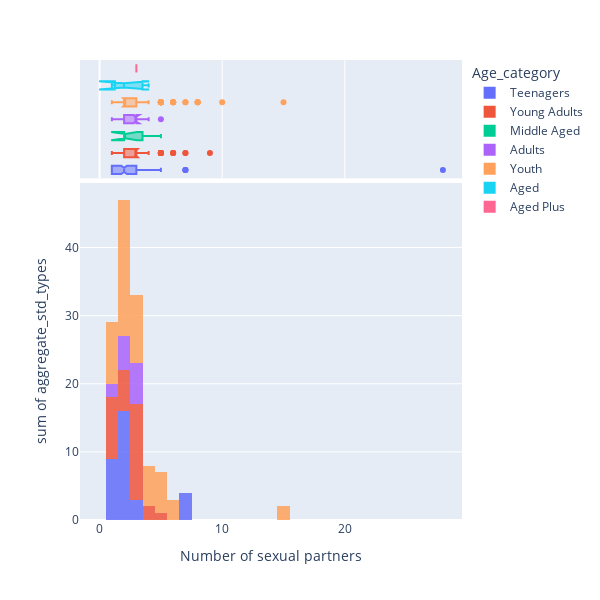

The code cell stored with this chart in its notebook:
### Code cell
group_labels = [group for group in data_cv["Age_category"].unique()]
hist_data = data_cv["Number of sexual partners"]
fig = px.histogram(data_cv, x = hist_data, y = data_cv["aggregate_std_types"], color="Age_category", marginal="box", opacity = 0.85, width=600, height=600)

fig

### Figure 1 — Plotly figure (JSON) as saved in the notebook; plotly's stock layout.template omitted (floating-point values rounded to 4 significant figures; data arrays with more than 128 entries replaced by an {"elided": "..."} marker saying what was removed)
{"data": [{"alignmentgroup": "True", "bingroup": "x", "histfunc": "sum", "hovertemplate": "Age_category=Teenagers<br>Number of sexual partners=%{x}<br>sum of aggregate_std_types=%{y}<extra></extra>", "legendgroup": "Teenagers", "marker": {"color": "#636efa", "opacity": 0.85, "pattern": {"shape": ""}}, "name": "Teenagers", "offsetgroup": "Teenagers", "orientation": "v", "showlegend": true, "type": "histogram", "x": {"elided": "179 int values"}, "xaxis": "x", "y": {"elided": "179 int values"}, "yaxis": "y"}, {"alignmentgroup": "True", "hovertemplate": "Age_category=Teenagers<br>Number of sexual partners=%{x}<extra></extra>", "legendgroup": "Teenagers", "marker": {"color": "#636efa"}, "name": "Teenagers", "notched": true, "offsetgroup": "Teenagers", "showlegend": false, "type": "box", "x": {"elided": "179 int values"}, "xaxis": "x2", "yaxis": "y2"}, {"alignmentgroup": "True", "bingroup": "x", "histfunc": "sum", "hovertemplate": "Age_category=Young Adults<br>Number of sexual partners=%{x}<br>sum of aggregate_std_types=%{y}<extra></extra>", "legendgroup": "Young Adults", "marker": {"color": "#EF553B", "opacity": 0.85, "pattern": {"shape": ""}}, "name": "Young Adults", "offsetgroup": "Young Adults", "orientation": "v", "showlegend": true, "type": "histogram", "x": {"elided": "220 int values"}, "xaxis": "x", "y": {"elided": "220 int values"}, "yaxis": "y"}, {"alignmentgroup": "True", "hovertemplate": "Age_category=Young Adults<br>Number of sexual partners=%{x}<extra></extra>", "legendgroup": "Young Adults", "marker": {"color": "#EF553B"}, "name": "Young Adults", "notched": true, "offsetgroup": "Young Adults", "showlegend": false, "type": "box", "x": {"elided": "220 int values"}, "xaxis": "x2", "yaxis": "y2"}, {"alignmentgroup": "True", "bingroup": "x", "histfunc": "sum", "hovertemplate": "Age_category=Middle Aged<br>Number of sexual partners=%{x}<br>sum of aggregate_std_types=%{y}<extra></extra>", "legendgroup": "Middle Aged", "marker": {"color": "#00cc96", "opacity": 0.85, "pattern": {"shape": ""}}, "name": "Middle Aged", "offsetgroup": "Middle Aged", "orientation": "v", "showlegend": true, "type": "histogram", "x": [5, 3, 2, 2, 2], "xaxis": "x", "y": [0, 0, 0, 0, 0], "yaxis": "y"}, {"alignmentgroup": "True", "hovertemplate": "Age_category=Middle Aged<br>Number of sexual partners=%{x}<extra></extra>", "legendgroup": "Middle Aged", "marker": {"color": "#00cc96"}, "name": "Middle Aged", "notched": true, "offsetgroup": "Middle Aged", "showlegend": false, "type": "box", "x": [5, 3, 2, 2, 2], "xaxis": "x2", "yaxis": "y2"}, {"alignmentgroup": "True", "bingroup": "x", "histfunc": "sum", "hovertemplate": "Age_category=Adults<br>Number of sexual partners=%{x}<br>sum of aggregate_std_types=%{y}<extra></extra>", "legendgroup": "Adults", "marker": {"color": "#ab63fa", "opacity": 0.85, "pattern": {"shape": ""}}, "name": "Adults", "offsetgroup": "Adults", "orientation": "v", "showlegend": true, "type": "histogram", "x": [3, 3, 1, 3, 3, 4, 2, 2, 3, 4, 3, 2, 2, 2, 3, 1, 1, 3, 3, 3, 2, 2, 2, 4, 2, 2, 3, 3, 2, 2, 2, 5, 3, 2, 3, 2, 2, 4, 3, 1, 1, 3, 2, 1, 2, 3, 3, 2, 3, 1, 1, 3, 4, 3, 3, 3], "xaxis": "x", "y": [0, 0, 0, 0, 0, 0, 0, 0, 0, 0, 0, 2, 0, 0, 1, 2, 0, 0, 0, 0, 0, 0, 0, 0, 0, 0, 2, 0, 0, 2, 0, 0, 0, 0, 0, 0, 0, 0, 2, 0, 0, 0, 0, 0, 1, 0, 0, 0, 0, 0, 0, 0, 0, 0, 1, 0], "yaxis": "y"}, {"alignmentgroup": "True", "hovertemplate": "Age_category=Adults<br>Number of sexual partners=%{x}<extra></extra>", "legendgroup": "Adults", "marker": {"color": "#ab63fa"}, "name": "Adults", "notched": true, "offsetgroup": "Adults", "showlegend": false, "type": "box", "x": [3, 3, 1, 3, 3, 4, 2, 2, 3, 4, 3, 2, 2, 2, 3, 1, 1, 3, 3, 3, 2, 2, 2, 4, 2, 2, 3, 3, 2, 2, 2, 5, 3, 2, 3, 2, 2, 4, 3, 1, 1, 3, 2, 1, 2, 3, 3, 2, 3, 1, 1, 3, 4, 3, 3, 3], "xaxis": "x2", "yaxis": "y2"}, {"alignmentgroup": "True", "bingroup": "x", "histfunc": "sum", "hovertemplate": "Age_category=Youth<br>Number of sexual partners=%{x}<br>sum of aggregate_std_types=%{y}<extra></extra>", "legendgroup": "Youth", "marker": {"color": "#FFA15A", "opacity": 0.85, "pattern": {"shape": ""}}, "name": "Youth", "offsetgroup": "Youth", "orientation": "v", "showlegend": true, "type": "histogram", "x": {"elided": "394 int values"}, "xaxis": "x", "y": {"elided": "394 int values"}, "yaxis": "y"}, {"alignmentgroup": "True", "hovertemplate": "Age_category=Youth<br>Number of sexual partners=%{x}<extra></extra>", "legendgroup": "Youth", "marker": {"color": "#FFA15A"}, "name": "Youth", "notched": true, "offsetgroup": "Youth", "showlegend": false, "type": "box", "x": {"elided": "394 int values"}, "xaxis": "x2", "yaxis": "y2"}, {"alignmentgroup": "True", "bingroup": "x", "histfunc": "sum", "hovertemplate": "Age_category=Aged<br>Number of sexual partners=%{x}<br>sum of aggregate_std_types=%{y}<extra></extra>", "legendgroup": "Aged", "marker": {"color": "#19d3f3", "opacity": 0.85, "pattern": {"shape": ""}}, "name": "Aged", "offsetgroup": "Aged", "orientation": "v", "showlegend": true, "type": "histogram", "x": [2, 4, 1], "xaxis": "x", "y": [0, 0, 0], "yaxis": "y"}, {"alignmentgroup": "True", "hovertemplate": "Age_category=Aged<br>Number of sexual partners=%{x}<extra></extra>", "legendgroup": "Aged", "marker": {"color": "#19d3f3"}, "name": "Aged", "notched": true, "offsetgroup": "Aged", "showlegend": false, "type": "box", "x": [2, 4, 1], "xaxis": "x2", "yaxis": "y2"}, {"alignmentgroup": "True", "bingroup": "x", "histfunc": "sum", "hovertemplate": "Age_category=Aged Plus<br>Number of sexual partners=%{x}<br>sum of aggregate_std_types=%{y}<extra></extra>", "legendgroup": "Aged Plus", "marker": {"color": "#FF6692", "opacity": 0.85, "pattern": {"shape": ""}}, "name": "Aged Plus", "offsetgroup": "Aged Plus", "orientation": "v", "showlegend": true, "type": "histogram", "x": [3], "xaxis": "x", "y": [0], "yaxis": "y"}, {"alignmentgroup": "True", "hovertemplate": "Age_category=Aged Plus<br>Number of sexual partners=%{x}<extra></extra>", "legendgroup": "Aged Plus", "marker": {"color": "#FF6692"}, "name": "Aged Plus", "notched": true, "offsetgroup": "Aged Plus", "showlegend": false, "type": "box", "x": [3], "xaxis": "x2", "yaxis": "y2"}], "layout": {"barmode": "relative", "height": 600, "legend": {"title": {"text": "Age_category"}, "tracegroupgap": 0}, "margin": {"t": 60}, "width": 600, "xaxis": {"anchor": "y", "domain": [0, 1], "title": {"text": "Number of sexual partners"}}, "xaxis2": {"anchor": "y2", "domain": [0, 1], "matches": "x", "showgrid": true, "showticklabels": false}, "yaxis": {"anchor": "x", "domain": [0, 0.7326], "title": {"text": "sum of aggregate_std_types"}}, "yaxis2": {"anchor": "x2", "domain": [0.7426, 1], "matches": "y2", "showgrid": false, "showline": false, "showticklabels": false, "ticks": ""}}}
